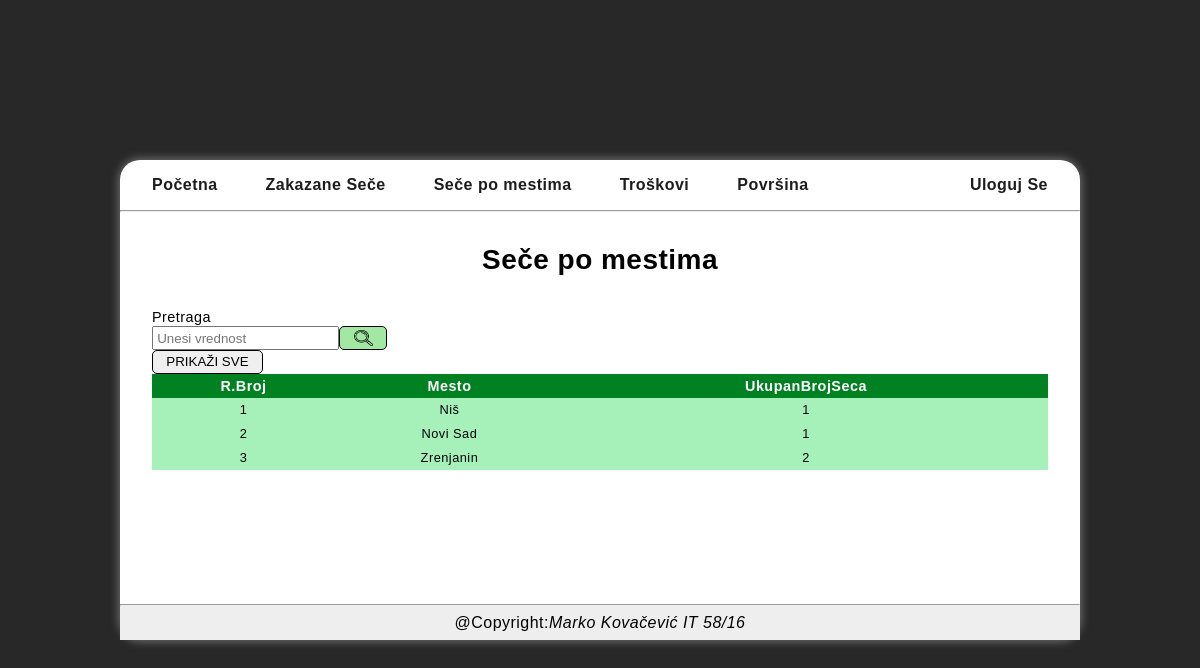
Screenshot of /FrontEnd/src/Stranice/Mesta/mesta.php with the database file from the repository.
### tables this page shows
create table `MESTO`
(
    Mesto               varchar(30) not null PRIMARY KEY,
    UkupanBrojSeca      int not null
);

### BackEnd/Klase/BaznaKonekcija.php (called while the page is built, shortened)
<?php
class Konekcija{
public $KompletanNazivBazePodataka;
public $VerzijaMySQLNaredbi;
private $korisnik;
private $sifra;
private $host;
private function UcitajVerzijuMYSQLNaredbi(){
    $VerzijaPHP = phpversion();
    if($VerzijaPHP<'7.0.0'){
        $this->VerzijaMySQLNaredbi="mysql";
    }else {
        $this->VerzijaMySQLNaredbi="mysqli";
    }
}
private function UcitajParamKonekcije($PutanjaNazivFajlaXMLParametriKonekcije){
    $xml=simplexml_load_file($PutanjaNazivFajlaXMLParametriKonekcije) or die("Greska: ne postoji fajl BazniParamKonekcije.xml");
    $this->host=$xml->host;
    $this->korisnik=$xml->korisnik;
    $this->sifra=$xml->sifra;
    $this->prefiks_baze_podataka = $xml->prefiks_baze_podataka;
    $this->naziv_baze_podataka = $xml->naziv_baze_podataka;
    $this->KompletanNazivBazePodataka = $this->prefiks_baze_podataka.$this->naziv_baze_podataka;
}
public function connect(){
    if($this->VerzijaMySQLNaredbi=="mysqli"){
        $this->konekcijaDB = mysqli_connect($this->host, $this->korisnik, $this->sifra, $this->KompletanNazivBazePodataka);
    }else{
        $this->konekcijaMYSQL = mysql_connect($this->host, $this->korisnik, $this->sifra);
        $this->konekcijaDB = mysql_select_db($this->KompletanNazivBazePodataka, $this->konekcijaMYSQL);
    }
 }
}
?>

### BackEnd/Klase/BaznaTabela.php (called while the page is built, shortened)
<?php
 class Tabela{
 public $OtvorenaKonekcija;
 public $TipMYSQL;
 public $ListaZapisa;
 public function __construct($NovaOtvorenaKonekcija, $NoviNazivTabele) {
        $this->OtvorenaKonekcija = $NovaOtvorenaKonekcija;
        $this->TipMYSQL = $NovaOtvorenaKonekcija->VerzijaMySQLNaredbi;
 }
    public function UcitajSvePoUpitu($Upit)
    {
        if($this->TipMYSQL=="mysqli"){
            $this->Kolekcija = mysqli_query($this->OtvorenaKonekcija->konekcijaDB, $Upit);
            $this->BrojZapisa = mysqli_num_rows($this->Kolekcija);
        }
        else{
            $this->Kolekcija = mysql_query($Upit);
            $this->BrojZapisa = mysql_num_rows($this->Kolekcija);
        }
    }
    public function PrebaciKolekcijuUListu($Kolekcija)
    {
        $ListaZapisa = array();
        if($this->TipMYSQL=="mysqli")
        {
            while($RedZapisa = mysqli_fetch_array($Kolekcija, MYSQLI_NUM))
            {
                $this->ListaZapisa[] = $RedZapisa;
            }
        }
        else{
            while($RedZapisa = mysql_fetch_array($Kolekcija, MYSQLI_NUM))
            {
                $this->ListaZapisa[] = $RedZapisa;
            }
        }
      return $ListaZapisa;
    }
    public function DajVrednostPoRednomBrojuZapisaPoRBPolja($Kolekcija, $RBZapisa, $RBPolja)
    {
        if($this->TipMYSQL=="mysqli")
        {
            $RedZapisa = $this->ListaZapisa[$RBZapisa];
            $Vrednost = $RedZapisa [$RBPolja];
        }
        else{
            $Vrednost = mysql_result($Kolekcija, $RBZapisa, $RBPolja);
        }
      return $Vrednost;
    }
 }
?>

### BackEnd/Klase/DBMesta.php (called while the page is built, shortened)
<?php
class DBMesto extends Tabela
{
    public function DajSvaMestaFiltrirano($filterParametar){
        if(isset($filterParametar)){
            $upit="select * from `".$this->NazivBazePodataka."`.`MESTO` where `Mesto`='".$filterParametar."'";
        }else{
            $upit="select * from `".$this->NazivBazePodataka."`.`MESTO`";
        }
        $this->UcitajSvePoUpitu($upit);
    }
}
?>

### FrontEnd/src/Stranice/Mesta/mesta.php (the view, shortened to what this page needs)
<?php
    require $_SERVER['DOCUMENT_ROOT'] . "/SECA-SUMA/BackEnd/Klase/BaznaKonekcija.php";
    require $_SERVER['DOCUMENT_ROOT'] . "/SECA-SUMA/BackEnd/Klase/BaznaTabela.php";
    $KonekcijaObject = new Konekcija($_SERVER['DOCUMENT_ROOT'] . '/SECA-SUMA/BackEnd/Klase/BazniParamKonekcije.xml');
    $KonekcijaObject->connect();
    if($KonekcijaObject->konekcijaDB){
        require $_SERVER['DOCUMENT_ROOT'] . "/SECA-SUMA/BackEnd/Klase/DBmesta.php";
        $MestoObject = new DBmesto($KonekcijaObject,"mesto");
        if(isset($_GET['filtriraj'])){
            $filter=$_GET['filter'];
            $MestoObject->DajSvaMestaFiltrirano($filter);
        }else{
            $filter=null;
            $MestoObject->DajSvaMestaFiltrirano($filter);
        }
    }else{
        echo"Neuspesna konekcija";
    }
?>
<!DOCTYPE html>
<html lang="sr" class="html">
<head>
    <link href="/SECA-SUMA/style.css" type="text/css" rel="stylesheet">
    <link href="mesto.css" type="text/css" rel="stylesheet">
</head>
<body class="body">
    <?php require $_SERVER['DOCUMENT_ROOT'] . "/SECA-SUMA/FrontEnd/src/Delovi/Header/header.php"?>
    <section class="mesta">
    <div class="mesta__h1Wrap">
        <h1 class="mesta__h1">Seče po mestima</h1>
    </div>
    <div class="seca__optionsWrap">
        <label for="pretraga" class="mesta__pretragaLabel">Pretraga</label>
            <form name="pretraga" class="seca__pretragaForm">
               <div class="mesta__pretragaBar">
                    <input name="filter" id="filter" class="mesta__Filter input" placeholder="Unesi vrednost">
                    <button class="mesta__filterBtn button" type="submit" name="filtriraj"><img src="/SECA-SUMA/FrontEnd/Assets/Search_icon.png" alt="search.png"></button>
               </div>
               <div class="mesta__pretragaBar">
                 <button type="submit" name="svi" id="svi" class="mesta__sviPodatci button">PRIKAŽI SVE
               </div>
            </form>
        </div>
    <table class="table mesta__table">
    <?php
            if ($MestoObject->BrojZapisa==0)
            {
                echo "nema zapisa!";
            }
        else
            {
               echo' <thead class="mesta__thead">';
               echo'     <tr class="mesta__headTr">';
               echo'         <th>R.Broj</th>';
               echo'         <th>Mesto</th>';
               echo'        <th>UkupanBrojSeca</th>';
               echo'     </tr>';
               echo' </thead>';
               for($RBZapisa = 0;$RBZapisa < $MestoObject->BrojZapisa;$RBZapisa++){
                $Rbroj = $RBZapisa + 1;
                $Mesto=$MestoObject->DajVrednostPoRednomBrojuZapisaPoRBPolja($MestoObject->Kolekcija, $RBZapisa,0);
                $UkupanBrojSeca=$MestoObject->DajVrednostPoRednomBrojuZapisaPoRBPolja($MestoObject->Kolekcija, $RBZapisa,1);
                echo' <tbody class="mesta__tableBody">';
                echo'<tr>';
                echo'<td>'.$Rbroj.'</td>';
                echo'<td>'.$Mesto.'</td>';
                echo'<td>'.$UkupanBrojSeca.'</td>';
                echo'</tr>';
                echo' </tbody>';
               }
            }
        ?>
    </table>
</section>
    <footer><?php require $_SERVER['DOCUMENT_ROOT'] . "/SECA-SUMA/FrontEnd/src/Delovi/Footer/footer.php"?></footer>
</body>
</html>

### style.css (style rules this page uses)
* { padding:0; margin:0; box-sizing:border-box; }
:root { --base-txt-clr:#1d1d1d; --base-txt-white-variety:#ffffff; --body-shadow:#757575; --html-bckground:rgb(41, 40, 40); --body:rgb(255, 255, 255); --border-nav:rgb(7, 7, 7); --table:rgb(77, 77, 77); --tableHeader:rgb(2, 129, 34); --tableRow1:rgb(166, 241, 185); --tableRow2:rgb(125, 196, 142); --selected:rgb(2, 129, 34); --form:rgb(255, 255, 255); --covered:rgba(41, 40, 40, 0.5); --footer:rgb(238, 238, 238); --aside-bg:rgb(230, 230, 230); --welcome-bg:rgba(4, 88, 4, 0.6); --search-wrap-bg:rgb(162, 231, 162); --button-clr-primary:rgb(13, 95, 33); --button-primary-border:rgb(0, 0, 0); --table-txt-Font:0.8rem; --table-header-Font:0.9rem; --label-txt-font:0.9rem; --aside-font:0.8rem; --welcome-font:2.5rem; }
.html { display:flex; align-items:center; justify-content:center; width:100%; height:100vh; background-color:var(--html-bckground); font-family: 'Montserrat', sans-serif; letter-spacing:0.03em; }
.body { width:min(100%,60rem); min-height:30rem; box-shadow:0px 0px 10px 1px var(--body-shadow); border-radius:20px; background-color:var(--body); position:relative; }
.button { border-radius:5px; border:1px solid var(--button-primary-border); padding-block:0.25em; padding-inline:1em; }
.input { padding-inline:0.2rem; padding-block:0.15rem; }

### FrontEnd/src/Stranice/Mesta/mesto.css (style rules this page uses)
.mesta { margin-block:2rem; margin-inline:2rem; }
.mesta__h1Wrap { width:100%; text-align:center; }
.mesta__h1 { font-size:1.75rem; margin-bottom:2rem; }
.table { width:100%; text-align:center; align-content:center; border-spacing:0; }
.mesta__thead { background-color:var(--tableHeader); color:var(--body); }
td,th { padding-block:0.25rem; }
th { font-size:var(--table-header-Font); }
td { height:1.5rem; width:1rem; font-size:var(--table-txt-Font); }
tr { width:100%; background-color:var(--tableRow1); }
thead > tr { background-color:var(--tableHeader); }
.mesta__pretragaBar { width:fit-content; height:fit-content; display:flex; align-items:center; }
.mesta__filterBtn { width:3rem; height:1.5rem; background-color:var(--search-wrap-bg); border:none; }
.mesta__filterBtn > img { width:100%; height:100%; }

### FrontEnd/src/Delovi/Login/login.css (style rules this page uses)
label { font-size: var(--label-txt-font); }
input { padding-block:0.25rem; padding-inline:0.25rem }

### rows the page displays
mesto: Rbroj "1", Mesto "Niš", UkupanBrojSeca "1"
mesto: Rbroj "2", Mesto "Novi Sad", UkupanBrojSeca "1"
mesto: Rbroj "3", Mesto "Zrenjanin", UkupanBrojSeca "2"
